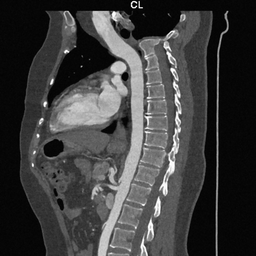
#> input picture Users/sunny/Desktop/Bilateral filter/filtered_image_OpenCV.png, 256 x 256 px, shrunk from 1200 x 1200 before the run
$ python entropy_visual.py
#> lines starting #> are read from the running program, lines starting #| are printed output that depends on the picture
from PIL import Image
import numpy as np
from matplotlib import pyplot as plt
def entropy(signal):
        lensig=signal.size
        symset=list(set(signal))
        numsym=len(symset)
        propab=[np.size(signal[signal==i])/(1.0*lensig) for i in symset]
        ent=np.sum([p*np.log2(1.0/p) for p in propab])
        return ent
colorIm=Image.open('filtered_image_OpenCV.png')
#> colorIm is the input picture: PIL image 256x256 L; min 0, max 255, mean 61.4
greyIm=colorIm.convert('L')
colorIm=np.array(colorIm)
greyIm=np.array(greyIm)
N=5
S=greyIm.shape
#> S = (256, 256)
E=np.array(greyIm)
for row in range(S[0]):
        for col in range(S[1]):
                Lx=np.max([0,col-N])
                Ux=np.min([S[1],col+N])
                Ly=np.max([0,row-N])
                Uy=np.min([S[0],row+N])
                region=greyIm[Ly:Uy,Lx:Ux].flatten()
                E[row,col]=entropy(region)
                plt.subplot(1,3,1)
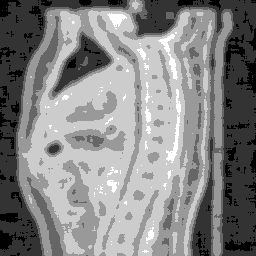
#> E: shape (256, 256); min 1, max 6, mean 3.61; drawn with min black and max white
plt.imshow(colorIm)

plt.subplot(1,3,2)
plt.imshow(greyIm, cmap=plt.cm.gray)

plt.subplot(1,3,3)
plt.imshow(E, cmap=plt.cm.jet)
plt.xlabel('Entropy in 10x10 neighbourhood')
plt.colorbar()

plt.show()
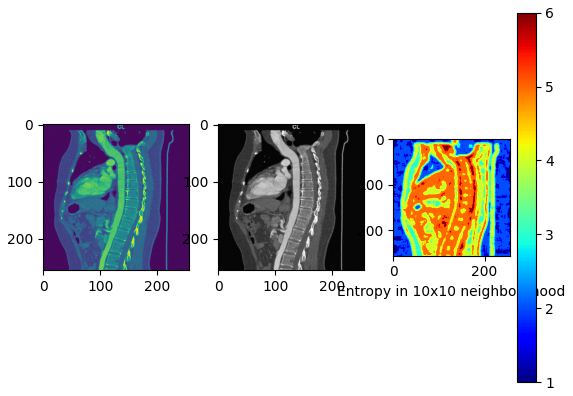
#> figure drawn by matplotlib, 4 panels
